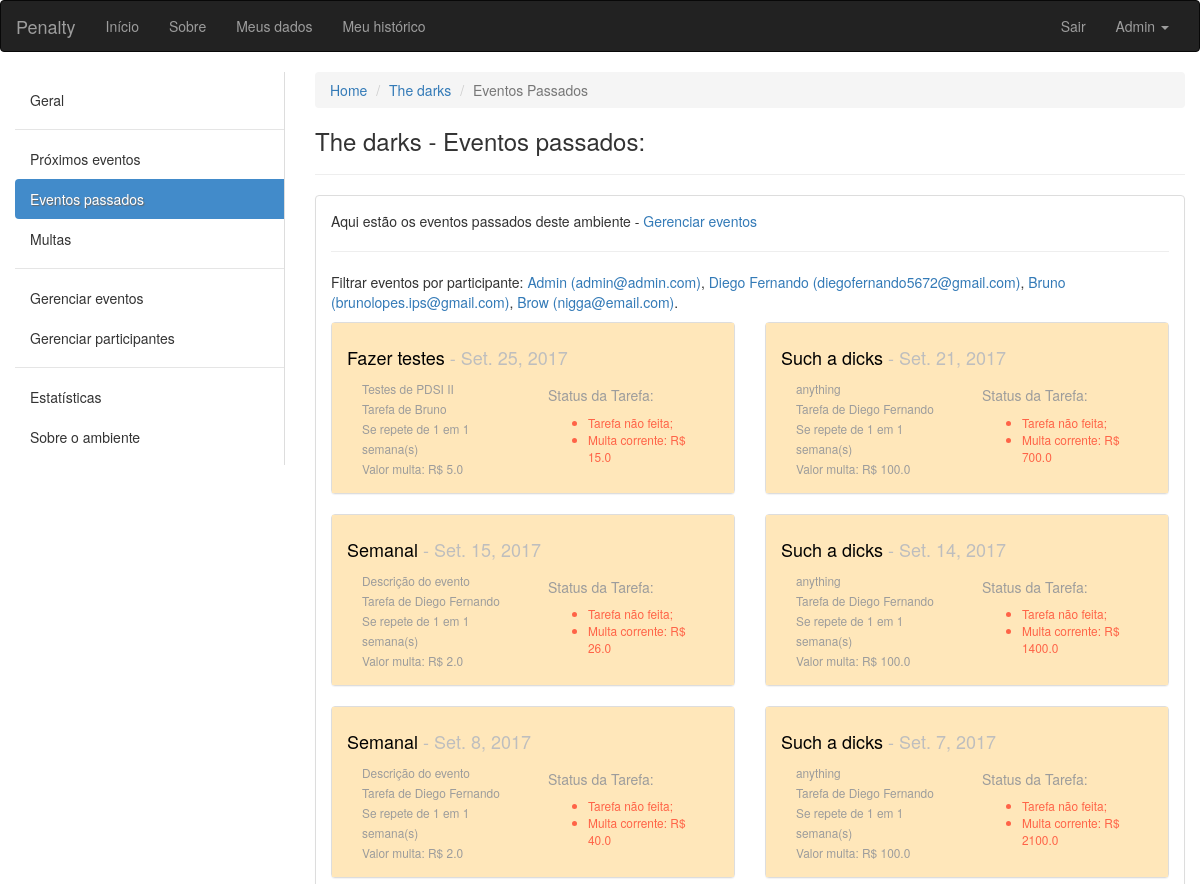
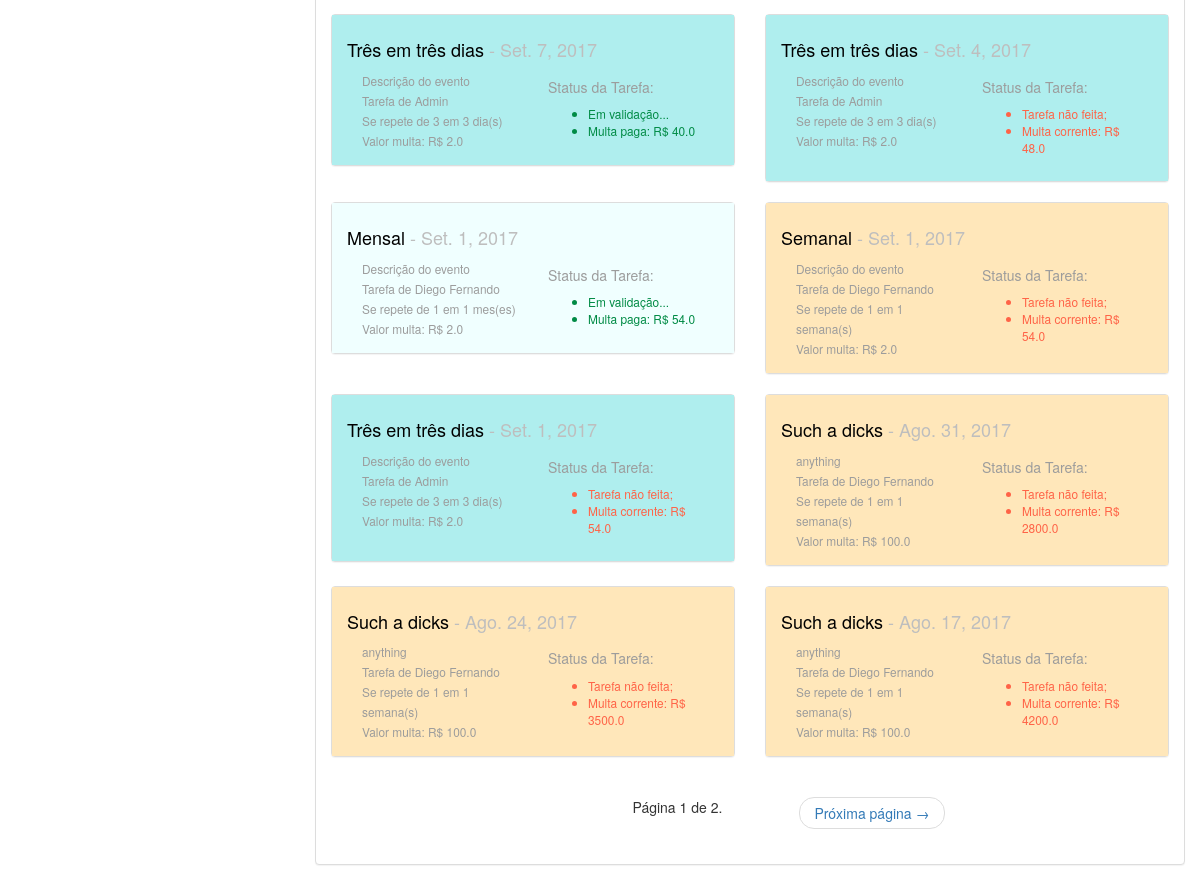
/ambiente/2/passados/ (signed in), run on the app's committed database (2 pictures, top to bottom).
### ambiente/models.py (models this page shows, shortened)
class Ambiente(models.Model):
	nome = models.CharField(max_length=100, verbose_name='Nome', null=False, blank=False)
	descricao = models.CharField(max_length=100, verbose_name='Descrição', null=True, blank=False)
	endereco = models.CharField(max_length=150, verbose_name='Endereço', null=True, blank=False)
	criador = models.ForeignKey(User, verbose_name='Criador', null=False, blank=False, related_name='+')
	data_criacao = models.DateTimeField(default=timezone.now)
	participantes = models.ManyToManyField(User, verbose_name='Participantes', blank=True, related_name='+')

class Evento(models.Model):
	INTERVALOS = (
        ('D', 'Dias'),
        ('S', 'Semanas'),
        ('M', 'Meses'),
    )
	nome = models.CharField(max_length=100, verbose_name='Nome', null=False, blank=False)
	descricao = models.CharField(max_length=100, verbose_name='Descrição', null=True, blank=False)
	criador = models.ForeignKey(User, verbose_name='Criador', null=False, blank=False, related_name='+', default=1)
	responsavel = models.ForeignKey(User, verbose_name='Responsavel pela tarefa', null=False, blank=False, related_name='+', default=1)
	ambiente = models.ForeignKey(Ambiente, verbose_name='Ambiente', null=False, blank=False, related_name='+')
	data_inicio = models.DateField(default=date.today)
	data_fim = models.DateField(verbose_name='Data de término')
	dia_evento = models.DateField()
	id_agrupador = models.IntegerField()
	valor_multa = models.FloatField(verbose_name='Valor da multa', blank=False, default=2.0)
	quantidade_intervalos_repeticao = models.IntegerField(verbose_name='Se repete em')
	intervalo = models.CharField(max_length=40, choices=INTERVALOS, null=False, blank=False)
	solicitacao_de_validacao = models.BooleanField(default=False)
	momento_da_solicitacao = models.DateTimeField(blank=True, null=True)
	def action_rules(self):
		if self.dia_evento > date.today():
			return False # Se a data do evento for futura não mostre botões
		elif self.solicitacao_de_validacao: # Se o responsável tiver solicitado...
			if self.momento_da_solicitacao.replace(day=self.momento_da_solicitacao.day + 2) > timezone.now():
				return 1 # Se houve solicitação, os outros usuários tem 2 dias a mais para refutar que o responsável não cumpriu com o dever
			return 2 # Passou os dois dias, tarefa validada
		else: # Se o responsável não tiver solicitado...
			if self.dia_evento == date.today():
				return 3 # Poderá solicitar cumprimento da tarefa
			elif self.dia_evento < date.today():
				return 4 # Multa está correndo
	def multa_corrente(self):
		if date.today() < self.dia_evento:
			return 0.0
		elif self.solicitacao_de_validacao:
			return self.valor_multa * (date(self.momento_da_solicitacao.year, self.momento_da_solicitacao.month, self.momento_da_solicitacao.day) - self.dia_evento).days
		else:
			return self.valor_multa * (date.today() - self.dia_evento).days

### ambiente/views.py (the view)
# urls.py: url(r'^(?P<pkambiente>[0-9]+)/passados/$', views.eventos_passados, name='eventos_passados'),
def eventos_passados(request, pkambiente):
	ambiente = get_object_or_404(Ambiente, pk=pkambiente)
	get_object_or_404(ambiente.participantes, pk=request.user.pk)
	tarefas = Evento.objects.filter(ambiente=ambiente).filter(dia_evento__lt=date.today()).order_by('dia_evento')[::-1]
	paginator = Paginator(tarefas, 14) # Mostra 15 contatos por página
	try:
		page = int(request.GET.get('page', '1'))
	except ValueError:
		page = 1
	try:
		lista = paginator.page(page)
	except (EmptyPage, InvalidPage):
		lista = paginator.page(paginator.num_pages)
	return render(request, 'eventos_passados.html', {'ambiente':ambiente, 'eventos':lista, 'participantes':User.objects.all()})

### ambiente/templatetags/aux_tags.py (called while the page is built)
@register.filter(name='typedata')
def typedata(value):
	if value == "D":
		return "dia(s)"
	elif value == "S":
		return "semana(s)"
	return "mes(es)"

### ambiente/templates/eventos_passados.html (shortened to what this page needs)
{% extends "base.html" %}
{% load aux_tags %}
{% block conteudo %}
<div class="container-fluid">
	<div class="row">
		<div class="col-sm-3">
		    <nav class="nav-sidebar">
		        <ul class="nav">
		            <li><a href="{% url 'ambiente:ambiente' ambiente.pk %}">Geral</a></li>
		            <li class="nav-divider"></li>
		            <li><a href="{% url 'ambiente:proximos_eventos' ambiente.pk %}">Próximos eventos</a></li>
		            <li class="active"><a href="javascript:;">Eventos passados</a></li>
		            <li><a href="javascript:;">Multas</a></li>
		            <li class="nav-divider"></li>
		            <li><a href="{% url 'ambiente:eventos' ambiente.pk %}">Gerenciar eventos</a></li>
		            <li><a href="{% url 'ambiente:participantes' ambiente.pk %}">Gerenciar participantes</a></li>
		            <li class="nav-divider"></li>
		            <li><a href="javascript:;">Estatísticas</a></li>
		            <li><a href="javascript:;">Sobre o ambiente</a></li>
		        </ul>
		    </nav>
		</div>
	<div class="col-sm-9">
		<ol class="breadcrumb">
		  <li><a href="#">Home</a></li>
		  <li><a href="{% url 'ambiente:ambiente' ambiente.pk %}">{{ ambiente.nome }}</a></li>
		  <li class="active">Eventos Passados</li>
		</ol>
		<h3>{{ ambiente.nome }} - Eventos passados:</h3>
		<hr>
		<div class="panel panel-default">
		  <div class="panel-body">
		  <p>Aqui estão os eventos passados deste ambiente - <a href="{% url 'ambiente:eventos' ambiente.pk %}">Gerenciar eventos</a></p>
		  <hr>
		  <p>Filtrar eventos por participante:
		  	{% for participante in participantes %}
		  		<a href="{% url 'ambiente:eventos_passados_por_participante' ambiente.pk participante.username %}">{{ participante.first_name }} ({{ participante.email }})</a>{% if participante != participantes.last %},
		  	{% else %}.
		  	{% endif %}
		  	{% endfor %}
		  <div class="row">
		  {% for evento in eventos %}
		  <div class="col-xs-12 col-sm-12 col-md-12 col-lg-6">
		  	<div class="panel panel-default">
		  	  {% if evento.intervalo == "D" %}
		  	  	<div class="panel-body dias">
		  	  {% elif evento.intervalo == "S" %}
		  	  	<div class="panel-body semanas">
		  	  {% else %}
		  	    <div class="panel-body meses">
		  	  {% endif %}
			    <h4><a href="{% url 'ambiente:tarefa' ambiente.pk evento.pk %}" class="titulopindex">{{ evento.nome }}</a><span class="pCinza"> - {{ evento.dia_evento }}</span></h4>
			    <div class="col-xs-12 col-sm-12 col-md-6 col-lg-6">
			    	<small class="pCinzaUser">
				    	{{ evento.descricao }}<br>
				    	Tarefa de {{ evento.responsavel.first_name }}<br>
				    	Se repete de {{ evento.quantidade_intervalos_repeticao }} em {{ evento.quantidade_intervalos_repeticao }} {{ evento.intervalo|typedata }}<br>
				    	Valor multa: R$ {{ evento.valor_multa }}<br>
			    	</small>
			    </div>
			    <div class="col-xs-12 col-sm-12 col-md-6 col-lg-6">
			    	<small class="pCinzaUser">
			    	<h5>Status da Tarefa:</h5>
			    	<ul>
			    		{% if evento.action_rules == 1 %}
			    			<li style="color: #008B45;">Em validação...</li>
			    			{% if evento.multa_corrente > 0 %}
			    				<li style="color: #008B45;">Multa paga: R$ {{ evento.multa_corrente }}</li>
		    				{% endif %}
			    		{% elif evento.action_rules == 2 %}
			    			<li>Tarefa validada.</li>
			    			{% if evento.multa_corrente > 0 %}
			    				<li>Multa paga: R$ {{ evento.multa_corrente }}</li>
		    				{% endif %}
		    			{% elif evento.action_rules == 3 %}
			    			<li>Evento para hoje!</li>
			    		{% elif evento.action_rules == 4 %}
			    			<li style="color: #FF6347;">Tarefa não feita;</li>
			    			{% if evento.multa_corrente > 0 %}
			    				<li style="color: #FF6347;">Multa corrente: R$ {{ evento.multa_corrente }}</li>
		    				{% endif %}
			    		{% endif %}
			    	</ul>
			    </small>
			    </div>
			  </div>
			</div>
		  </div>
		  {% empty %}
		  	<div class="container">
		  		<p>Não há nenhuma tarefa futura neste ambiente.</p>
		  	</div>
		  {% endfor %}
		  </div>
		  <div class="col-sm-6 col-sm-offset-3">
		  <nav aria-label="Page navigation">
			  <ul class="pager">
			    Página {{ eventos.number }} de {{ eventos.paginator.num_pages }}.
			    {% if eventos.has_next %}
			    	<li class="next"><a href="?page={{ eventos.next_page_number }}">Próxima página <span aria-hidden="true">&rarr;</span></a></li>
		        {% endif %}
			  </ul>
			</nav>
			</div>
		  </div>
		</div>
	</div>
</div>
{% endblock conteudo %}

### core/templates/base.html (shortened to what this page needs)
{% load staticfiles %}
<!DOCTYPE html>
<html lang="pt-br">
  <head>
    <link rel="stylesheet" href="{% static 'css/bootstrap.min.css' %}">
    <link rel="stylesheet" href="{% static 'css/custom.css' %}">
  </head>
  <body>
    <nav class="navbar navbar-inverse">
      <div class="container-fluid">
      <div class="navbar-header">
        <a class="navbar-brand" href="/">Penalty</a>
      </div>
      <div class="collapse navbar-collapse" id="bs-example-navbar-collapse-1">
        <ul class="nav navbar-nav">
          <li><a href="/">Início</a></li>
          <li><a href="#">Sobre</a></li>
          <li><a href="#">Meus dados</a></li>
          <li><a href="#">Meu histórico</a></li>
        </ul>
        {% if request.user.is_authenticated %}
        <ul class="nav navbar-nav navbar-right">
          <li><a href="/logout/">Sair</a></li>
          <li class="dropdown">
            <a href="#" class="dropdown-toggle" data-toggle="dropdown" role="button" aria-haspopup="true" aria-expanded="false">{{ request.user.first_name }} <span class="caret"></span></a>
          </li>
        </ul>
        {% endif %}
      </div>
    </div>
    </nav>
    {% block conteudo %}
    {% endblock conteudo %}
  </body>
</html>

### core/static/css/custom.css (style rules this page uses)
.nav-sidebar { width: 100%; padding: 8px 0; border-right: 1px solid #ddd; }
.nav-sidebar a { color: #333; -webkit-transition: all 0.08s linear; -moz-transition: all 0.08s linear; -o-transition: all 0.08s linear; transition: all 0.08s linear; -webkit-border-radius: 4px 0 0 4px; -moz-border-radius: 4px 0 0 4px; border-radius: 4px 0 0 4px; }
.nav-sidebar .active a { cursor: default; background-color: #428bca; color: #fff; text-shadow: 1px 1px 1px #666; }
.dias { background-color: #AFEEEE; }
.semanas { background-color: #FFE7BA; }
.meses { background-color: #F0FFFF; }
.pCinza { color: #BEBEBE; }
.pCinzaUser { color: #9C9C9C; }
.titulopindex { color: #000000; }

### data on the page
Ambiente: nome "The darks"
Evento: nome "Fazer testes", dia_evento "Set. 25, 2017", descricao "Testes de PDSI II", responsavel.first_name "Bruno", quantidade_intervalos_repeticao "1", intervalo|typedata "semana(s)", valor_multa "5.0", multa_corrente "15.0"
Evento: nome "Such a dicks", dia_evento "Set. 21, 2017", descricao "anything", responsavel.first_name "Diego Fernando", quantidade_intervalos_repeticao "1", intervalo|typedata "semana(s)", valor_multa "100.0", multa_corrente "700.0"
Evento: nome "Semanal", dia_evento "Set. 15, 2017", descricao "Descrição do evento", responsavel.first_name "Diego Fernando", quantidade_intervalos_repeticao "1", intervalo|typedata "semana(s)", valor_multa "2.0", multa_corrente "26.0"
Evento: nome "Such a dicks", dia_evento "Set. 14, 2017", descricao "anything", responsavel.first_name "Diego Fernando", quantidade_intervalos_repeticao "1", intervalo|typedata "semana(s)", valor_multa "100.0", multa_corrente "1400.0"
Evento: nome "Semanal", dia_evento "Set. 8, 2017", descricao "Descrição do evento", responsavel.first_name "Diego Fernando", quantidade_intervalos_repeticao "1", intervalo|typedata "semana(s)", valor_multa "2.0", multa_corrente "40.0"
Evento: nome "Such a dicks", dia_evento "Set. 7, 2017", descricao "anything", responsavel.first_name "Diego Fernando", quantidade_intervalos_repeticao "1", intervalo|typedata "semana(s)", valor_multa "100.0", multa_corrente "2100.0"
Evento: nome "Três em três dias", dia_evento "Set. 7, 2017", descricao "Descrição do evento", responsavel.first_name "Admin", quantidade_intervalos_repeticao "3", intervalo|typedata "dia(s)", valor_multa "2.0", multa_corrente "40.0"
Evento: nome "Três em três dias", dia_evento "Set. 4, 2017", descricao "Descrição do evento", responsavel.first_name "Admin", quantidade_intervalos_repeticao "3", intervalo|typedata "dia(s)", valor_multa "2.0", multa_corrente "48.0"
Evento: nome "Mensal", dia_evento "Set. 1, 2017", descricao "Descrição do evento", responsavel.first_name "Diego Fernando", quantidade_intervalos_repeticao "1", intervalo|typedata "mes(es)", valor_multa "2.0", multa_corrente "54.0"
Evento: nome "Semanal", dia_evento "Set. 1, 2017", descricao "Descrição do evento", responsavel.first_name "Diego Fernando", quantidade_intervalos_repeticao "1", intervalo|typedata "semana(s)", valor_multa "2.0", multa_corrente "54.0"
Evento: nome "Três em três dias", dia_evento "Set. 1, 2017", descricao "Descrição do evento", responsavel.first_name "Admin", quantidade_intervalos_repeticao "3", intervalo|typedata "dia(s)", valor_multa "2.0", multa_corrente "54.0"
Evento: nome "Such a dicks", dia_evento "Ago. 31, 2017", descricao "anything", responsavel.first_name "Diego Fernando", quantidade_intervalos_repeticao "1", intervalo|typedata "semana(s)", valor_multa "100.0", multa_corrente "2800.0"
Evento: nome "Such a dicks", dia_evento "Ago. 24, 2017", descricao "anything", responsavel.first_name "Diego Fernando", quantidade_intervalos_repeticao "1", intervalo|typedata "semana(s)", valor_multa "100.0", multa_corrente "3500.0"
Evento: nome "Such a dicks", dia_evento "Ago. 17, 2017", descricao "anything", responsavel.first_name "Diego Fernando", quantidade_intervalos_repeticao "1", intervalo|typedata "semana(s)", valor_multa "100.0", multa_corrente "4200.0"

### other printed values
{{ request.user.first_name }} "Admin"
{{ participante.first_name }} "Admin"
{{ participante.email }} "admin@admin.com"
{{ participante.first_name }} "Diego Fernando"
{{ participante.email }} "diegofernando5672@gmail.com"
{{ participante.first_name }} "Bruno"
{{ participante.email }} "brunolopes.ips@gmail.com"
{{ participante.first_name }} "Brow"
{{ participante.email }} "nigga@email.com"
{{ eventos.number }} "1"
{{ eventos.paginator.num_pages }} "2"
